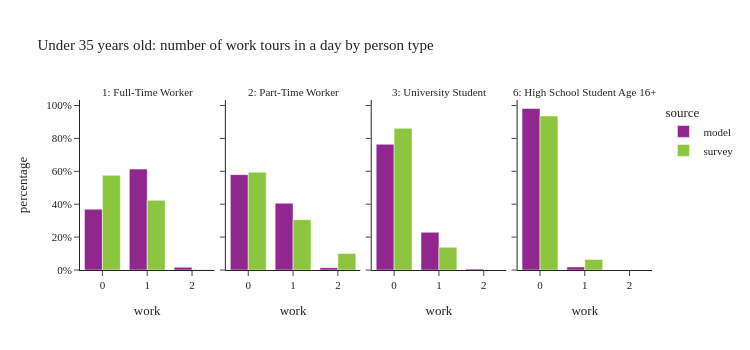

Notebook code cell kept with this figure:
### Code cell
plot_work_tour_ptype(per_data[(per_data['ptype'].isin(worker_ptype)) & (per_data['age']<=35)],"Under 35 years old: number of work tours in a day by person type")

### Figure 1 — Plotly figure (JSON) as saved in the notebook; plotly's stock layout.template omitted (floating-point values rounded to 4 significant figures)
{"data": [{"alignmentgroup": "True", "customdata": [[258459], [428854], [11648]], "hovertemplate": "source=model<br>ptype_label=1: Full-Time Worker<br>work=%{x}<br>percentage=%{y}<br>sample_size=%{customdata[0]}<extra></extra>", "legendgroup": "model", "marker": {"color": "#91268F", "pattern": {"shape": ""}}, "name": "model", "offsetgroup": "model", "orientation": "v", "showlegend": true, "textposition": "auto", "type": "bar", "x": [0.0, 1.0, 2.0], "xaxis": "x", "y": [0.3698, 0.6136, 0.01666], "yaxis": "y"}, {"alignmentgroup": "True", "customdata": [[70599], [49478], [1701]], "hovertemplate": "source=model<br>ptype_label=2: Part-Time Worker<br>work=%{x}<br>percentage=%{y}<br>sample_size=%{customdata[0]}<extra></extra>", "legendgroup": "model", "marker": {"color": "#91268F", "pattern": {"shape": ""}}, "name": "model", "offsetgroup": "model", "orientation": "v", "showlegend": false, "textposition": "auto", "type": "bar", "x": [0.0, 1.0, 2.0], "xaxis": "x2", "y": [0.5797, 0.4063, 0.01397], "yaxis": "y2"}, {"alignmentgroup": "True", "customdata": [[103278], [31012], [833]], "hovertemplate": "source=model<br>ptype_label=3: University Student<br>work=%{x}<br>percentage=%{y}<br>sample_size=%{customdata[0]}<extra></extra>", "legendgroup": "model", "marker": {"color": "#91268F", "pattern": {"shape": ""}}, "name": "model", "offsetgroup": "model", "orientation": "v", "showlegend": false, "textposition": "auto", "type": "bar", "x": [0.0, 1.0, 2.0], "xaxis": "x3", "y": [0.7643, 0.2295, 0.006165], "yaxis": "y3"}, {"alignmentgroup": "True", "customdata": [[125243], [2320]], "hovertemplate": "source=model<br>ptype_label=6: High School Student Age 16+<br>work=%{x}<br>percentage=%{y}<br>sample_size=%{customdata[0]}<extra></extra>", "legendgroup": "model", "marker": {"color": "#91268F", "pattern": {"shape": ""}}, "name": "model", "offsetgroup": "model", "orientation": "v", "showlegend": false, "textposition": "auto", "type": "bar", "x": [0.0, 1.0], "xaxis": "x4", "y": [0.9818, 0.01819], "yaxis": "y4"}, {"alignmentgroup": "True", "customdata": [[689], [366], [4]], "hovertemplate": "source=survey<br>ptype_label=1: Full-Time Worker<br>work=%{x}<br>percentage=%{y}<br>sample_size=%{customdata[0]}<extra></extra>", "legendgroup": "survey", "marker": {"color": "#8CC63E", "pattern": {"shape": ""}}, "name": "survey", "offsetgroup": "survey", "orientation": "v", "showlegend": true, "textposition": "auto", "type": "bar", "x": [0.0, 1.0, 2.0], "xaxis": "x", "y": [0.5753, 0.4238, 0.0009131], "yaxis": "y"}, {"alignmentgroup": "True", "customdata": [[91], [34], [3]], "hovertemplate": "source=survey<br>ptype_label=2: Part-Time Worker<br>work=%{x}<br>percentage=%{y}<br>sample_size=%{customdata[0]}<extra></extra>", "legendgroup": "survey", "marker": {"color": "#8CC63E", "pattern": {"shape": ""}}, "name": "survey", "offsetgroup": "survey", "orientation": "v", "showlegend": false, "textposition": "auto", "type": "bar", "x": [0.0, 1.0, 2.0], "xaxis": "x2", "y": [0.5943, 0.3054, 0.1003], "yaxis": "y2"}, {"alignmentgroup": "True", "customdata": [[176], [26]], "hovertemplate": "source=survey<br>ptype_label=3: University Student<br>work=%{x}<br>percentage=%{y}<br>sample_size=%{customdata[0]}<extra></extra>", "legendgroup": "survey", "marker": {"color": "#8CC63E", "pattern": {"shape": ""}}, "name": "survey", "offsetgroup": "survey", "orientation": "v", "showlegend": false, "textposition": "auto", "type": "bar", "x": [0.0, 1.0], "xaxis": "x3", "y": [0.8617, 0.1383], "yaxis": "y3"}, {"alignmentgroup": "True", "customdata": [[82], [3]], "hovertemplate": "source=survey<br>ptype_label=6: High School Student Age 16+<br>work=%{x}<br>percentage=%{y}<br>sample_size=%{customdata[0]}<extra></extra>", "legendgroup": "survey", "marker": {"color": "#8CC63E", "pattern": {"shape": ""}}, "name": "survey", "offsetgroup": "survey", "orientation": "v", "showlegend": false, "textposition": "auto", "type": "bar", "x": [0.0, 1.0], "xaxis": "x4", "y": [0.9359, 0.06407], "yaxis": "y4"}], "layout": {"annotations": [{"font": {}, "showarrow": false, "text": "1: Full-Time Worker", "x": 0.1175, "xanchor": "center", "xref": "paper", "y": 1.0, "yanchor": "bottom", "yref": "paper"}, {"font": {}, "showarrow": false, "text": "2: Part-Time Worker", "x": 0.3725, "xanchor": "center", "xref": "paper", "y": 1.0, "yanchor": "bottom", "yref": "paper"}, {"font": {}, "showarrow": false, "text": "3: University Student", "x": 0.6275, "xanchor": "center", "xref": "paper", "y": 1.0, "yanchor": "bottom", "yref": "paper"}, {"font": {}, "showarrow": false, "text": "6: High School Student Age 16+", "x": 0.8825, "xanchor": "center", "xref": "paper", "y": 1.0, "yanchor": "bottom", "yref": "paper"}], "barmode": "group", "height": 350, "legend": {"title": {"text": "source"}, "tracegroupgap": 0}, "title": {"text": "Under 35 years old: number of work tours in a day by person type"}, "width": 750, "xaxis": {"anchor": "y", "domain": [0.0, 0.235], "title": {"text": "work"}}, "xaxis2": {"anchor": "y2", "domain": [0.255, 0.49], "matches": "x", "title": {"text": "work"}}, "xaxis3": {"anchor": "y3", "domain": [0.51, 0.745], "matches": "x", "title": {"text": "work"}}, "xaxis4": {"anchor": "y4", "domain": [0.765, 1.0], "matches": "x", "title": {"text": "work"}}, "yaxis": {"anchor": "x", "domain": [0.0, 1.0], "tickformat": ".0%", "title": {"text": "percentage"}}, "yaxis2": {"anchor": "x2", "domain": [0.0, 1.0], "matches": "y", "showticklabels": false, "tickformat": ".0%"}, "yaxis3": {"anchor": "x3", "domain": [0.0, 1.0], "matches": "y", "showticklabels": false}, "yaxis4": {"anchor": "x4", "domain": [0.0, 1.0], "matches": "y", "showticklabels": false}}}
